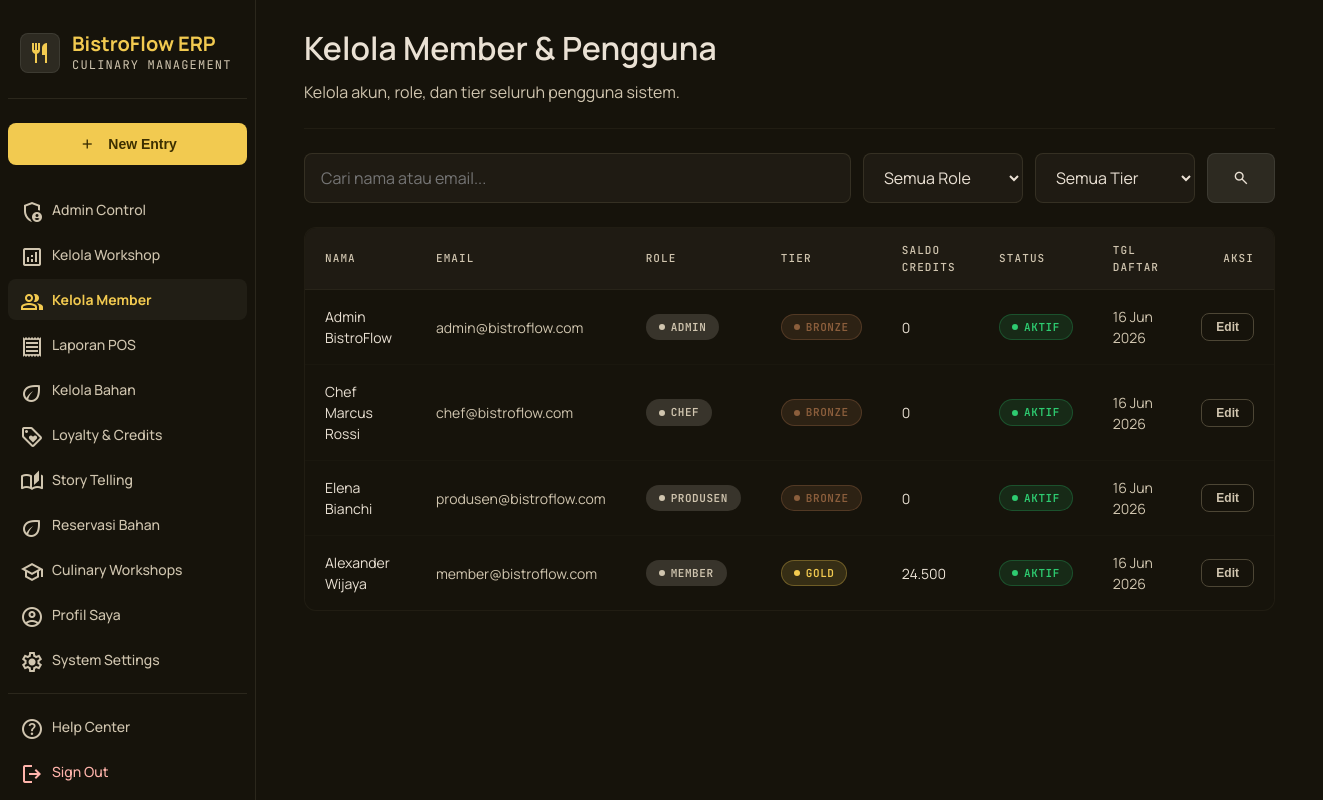
Screenshot of /admin/kelola_member.php (signed in) with the database file from the repository.
### tables this page shows
CREATE TABLE users (
    user_id INT(11) NOT NULL AUTO_INCREMENT,
    nama_lengkap VARCHAR(100) NOT NULL,
    email VARCHAR(150) NOT NULL UNIQUE,
    password VARCHAR(255) NOT NULL,
    nomor_telepon VARCHAR(13) NOT NULL,
    role ENUM('member','admin','chef','produsen') NOT NULL DEFAULT 'member',
    tier_member ENUM('bronze','silver','gold') NOT NULL DEFAULT 'bronze',
    status_akun ENUM('aktif','nonaktif') NOT NULL DEFAULT 'aktif',
    tanggal_daftar DATETIME NOT NULL DEFAULT CURRENT_TIMESTAMP,
    PRIMARY KEY (user_id)
);

### config/auth.php (called while the page is built, shortened)
<?php
function e(string $value): string
{
    return htmlspecialchars($value, ENT_QUOTES, 'UTF-8');
}
function formatCredits(int $value): string
{
    return number_format($value, 0, ',', '.');
}

### admin/kelola_member.php (the view, shortened to what this page needs)
<?php
$pdo = getDB();
$search = trim($_GET['cari'] ?? '');
$sql = "SELECT u.*, COALESCE((SELECT saldo_credits FROM credits c WHERE c.user_id = u.user_id ORDER BY credit_id DESC LIMIT 1), 0) AS saldo
        FROM users u WHERE 1=1";
$params = [];
$sql .= " ORDER BY u.tanggal_daftar DESC";
$stmt = $pdo->prepare($sql);
$stmt->execute($params);
$users = $stmt->fetchAll();
require_once __DIR__ . '/../includes/header.php';
require_once __DIR__ . '/../includes/sidebar.php';
?>
<header class="page-header">
    <div>
        <h2>Kelola Member &amp; Pengguna</h2>
        <p>Kelola akun, role, dan tier seluruh pengguna sistem.</p>
    </div>
</header>
<form method="GET" class="flex gap-sm mb-md" style="flex-wrap:wrap;">
    <input type="text" name="cari" class="form-control" placeholder="Cari nama atau email..." value="<?= e($search) ?>" style="flex:1; min-width:200px;">
    <select name="role" class="form-control" style="width:160px;">
        <option value="">Semua Role</option>
    </select>
    <select name="tier" class="form-control" style="width:160px;">
        <option value="">Semua Tier</option>
    </select>
    <button type="submit" class="btn btn-secondary"><span class="material-symbols-outlined" style="font-size:18px;">search</span></button>
</form>
<?php if (empty($users)): ?>
    <div class="card empty-state"><span class="material-symbols-outlined icon">person_off</span><h4>Tidak ada pengguna ditemukan</h4></div>
<?php else: ?>
<div class="table-wrap table-wrap-scroll">
    <table>
        <thead>
            <tr><th>Nama</th><th>Email</th><th>Role</th><th>Tier</th><th>Saldo Credits</th><th>Status</th><th>Tgl Daftar</th><th class="text-right">Aksi</th></tr>
        </thead>
        <tbody>
        <?php foreach ($users as $u): ?>
            <tr>
                <td><?= e($u['nama_lengkap']) ?></td>
                <td class="text-muted"><?= e($u['email']) ?></td>
                <td><span class="badge badge-neutral"><?= e(ucfirst($u['role'])) ?></span></td>
                <td><span class="badge badge-tier-<?= e($u['tier_member']) ?>"><?= e(ucfirst($u['tier_member'])) ?></span></td>
                <td><?= formatCredits((int)$u['saldo']) ?></td>
                <td><span class="badge <?= $u['status_akun'] === 'aktif' ? 'badge-success' : 'badge-error' ?>"><?= e(ucfirst($u['status_akun'])) ?></span></td>
                <td class="text-muted"><?= date('d M Y', strtotime($u['tanggal_daftar'])) ?></td>
                <td class="text-right">
                    <button class="btn btn-outline" style="padding:6px 14px; font-size:12px;"
                        onclick='openEditModal(<?= $u['user_id'] ?>, <?= json_encode($u['nama_lengkap']) ?>, <?= json_encode($u['status_akun']) ?>, <?= json_encode($u['role']) ?>, <?= json_encode($u['tier_member']) ?>)'>
                        Edit
                    </button>
                </td>
            </tr>
        <?php endforeach; ?>
        </tbody>
    </table>
</div>
<?php endif; ?>
<?php require_once __DIR__ . '/../includes/footer.php'; ?>

### assets/css/style.css (style rules this page uses)
:root { --color-background: #16130b; --color-surface: #16130b; --color-surface-container: #231f17; --color-surface-container-low: #1f1b13; --color-surface-container-high: #2d2a21; --color-surface-container-highest: #38342b; --color-surface-variant: #38342b; --color-primary: #f2ca50; --color-primary-container: #d4af37; --color-on-primary: #3c2f00; --color-on-primary-container: #554300; --color-primary-fixed: #ffe088; --color-primary-fixed-dim: #e9c349; --color-secondary: #f4bb92; --color-secondary-container: #653d1e; --color-secondary-fixed-dim: #f4bb92; --color-tertiary: #bfcdff; --color-tertiary-container: #97b0ff; --color-on-background: #eae1d4; --color-on-surface: #eae1d4; --color-on-surface-variant: #d0c5af; --color-outline: #99907c; --color-outline-variant: #4d4635; --color-error: #ffb4ab; --color-error-container: #93000a; --color-accent-green: #2D6A4F; --color-accent-brown: #8B5E3C; --space-xs: 4px; --space-sm: 12px; --space-base: 8px; --space-md: 24px; --space-lg: 48px; --space-xl: 80px; --space-gutter: 24px; --radius-sm: 0.25rem; --radius-lg: 0.5rem; --radius-xl: 0.75rem; --radius-2xl: 24px; --radius-full: 9999px; --font-body: 'Manrope', sans-serif; --font-mono: 'JetBrains Mono', monospace; }
* { margin: 0; padding: 0; box-sizing: border-box; }
body { font-family: var(--font-body); background-color: var(--color-background); color: var(--color-on-background); line-height: 1.5; min-height: 100vh; }
.page-header { display: flex; flex-wrap: wrap; justify-content: space-between; align-items: flex-end; gap: var(--space-md); margin-bottom: var(--space-md); padding-bottom: var(--space-md); border-bottom: 1px solid rgba(77, 70, 53, 0.2); }
.page-header h2 { font-size: 32px; font-weight: 600; color: var(--color-on-background); margin-bottom: 8px; }
.page-header p { color: var(--color-on-surface-variant); font-size: 16px; max-width: 640px; }
.btn { display: inline-flex; align-items: center; justify-content: center; gap: 8px; padding: 12px 24px; border-radius: var(--radius-lg); font-weight: 700; font-size: 14px; cursor: pointer; border: none; transition: all 0.2s; text-decoration: none; }
.btn-secondary { background-color: var(--color-surface-container-high); color: var(--color-on-surface); border: 1px solid rgba(255,255,255,0.08); }
.btn-outline { background: transparent; border: 1px solid var(--color-outline-variant); color: var(--color-on-surface-variant); }
.form-control { width: 100%; background-color: var(--color-surface-container-low); border: 1px solid rgba(77,70,53,0.5); color: var(--color-on-background); border-radius: var(--radius-lg); padding: 12px 16px; font-size: 16px; font-family: var(--font-body); transition: border-color 0.2s; }
select.form-control { cursor: pointer; }
.badge { display: inline-flex; align-items: center; gap: 6px; padding: 4px 12px; border-radius: var(--radius-full); font-family: var(--font-mono); font-size: 11px; font-weight: 600; letter-spacing: 0.05em; text-transform: uppercase; border: 1px solid transparent; }
.badge::before { content: ''; width: 6px; height: 6px; border-radius: 50%; background: currentColor; }
.badge-success { background: rgba(39, 174, 96, 0.15); color: #2ecc71; border-color: rgba(39,174,96,0.3); }
.badge-neutral { background: var(--color-surface-container-highest); color: var(--color-on-surface-variant); border-color: transparent; }
.badge-tier-gold { background: rgba(242,202,80,0.15); color: var(--color-primary); border-color: rgba(242,202,80,0.3); }
.badge-tier-bronze { background: rgba(139,94,60,0.2); color: var(--color-accent-brown); border-color: rgba(139,94,60,0.4); }
.table-wrap { background-color: var(--color-surface); border: 1px solid rgba(77,70,53,0.2); border-radius: var(--radius-xl); overflow: hidden; }
.table-wrap-scroll { overflow-x: auto; }
table { width: 100%; border-collapse: collapse; text-align: left; }
thead tr { background-color: var(--color-surface-container-low); border-bottom: 1px solid rgba(77,70,53,0.2); }
th { padding: 14px 20px; font-family: var(--font-mono); font-size: 11px; text-transform: uppercase; letter-spacing: 0.1em; color: var(--color-on-surface-variant); font-weight: 500; }
td { padding: 16px 20px; font-size: 14px; border-bottom: 1px solid rgba(77,70,53,0.08); }
tbody tr:last-child td { border-bottom: none; }
td.text-right, th.text-right { text-align: right; }
.text-muted { color: var(--color-on-surface-variant); }
.flex { display: flex; }
.gap-sm { gap: 12px; }
.mb-md { margin-bottom: 24px; }

### rows the page displays
users: nama_lengkap "Admin BistroFlow", email "admin@bistroflow.com", role "ADMIN", tier_member "BRONZE", saldo "0", status_akun "AKTIF", tanggal_daftar "16 Jun 2026"
users: nama_lengkap "Chef Marcus Rossi", email "chef@bistroflow.com", role "CHEF", tier_member "BRONZE", saldo "0", status_akun "AKTIF", tanggal_daftar "16 Jun 2026"
users: nama_lengkap "Elena Bianchi", email "produsen@bistroflow.com", role "PRODUSEN", tier_member "BRONZE", saldo "0", status_akun "AKTIF", tanggal_daftar "16 Jun 2026"
users: nama_lengkap "Alexander Wijaya", email "member@bistroflow.com", role "MEMBER", tier_member "GOLD", saldo "24.500", status_akun "AKTIF", tanggal_daftar "16 Jun 2026"

### other values shown
$item['label'] "Admin Control"
$item['label'] "Kelola Workshop"
$item['label'] "Kelola Member"
$item['label'] "Laporan POS"
$item['label'] "Kelola Bahan"
$item['label'] "Loyalty & Credits"
$item['label'] "Story Telling"
$item['label'] "Reservasi Bahan"
$item['label'] "Culinary Workshops"
$item['label'] "Profil Saya"
$item['label'] "System Settings"
